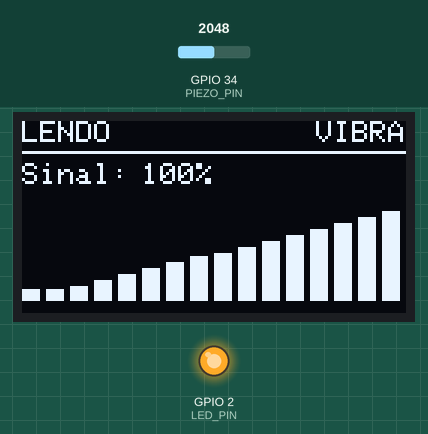
The sketch below on a simulated ESP32. On the bench: 128×64 one-colour display, output pins drawn as LEDs (lit = HIGH). The inputs (shaded band) are chosen by the test bench; at power-on: GPIO 34 (PIEZO_PIN) = 2048. What the sketch prints to the serial monitor is not drawn.

Above: at 1.7 s.
1.8 s: GPIO 34 (PIEZO_PIN) set to 134
At 2.9 s:
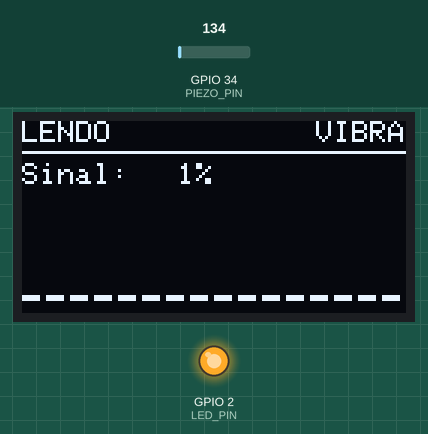
3.7 s: GPIO 34 (PIEZO_PIN) set to 109
At 4.4 s:
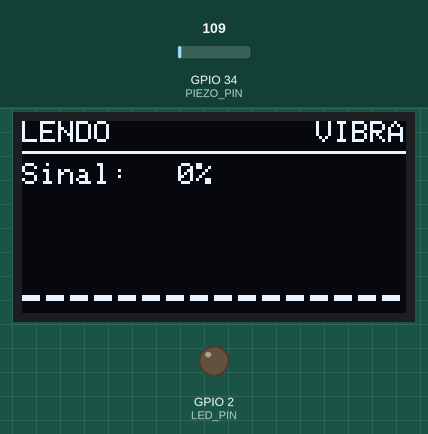
5.2 s: GPIO 34 (PIEZO_PIN) set to 1228
At 5.35 s:
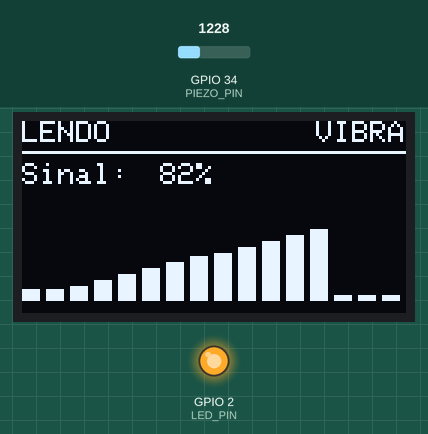
6.9 s: GPIO 34 (PIEZO_PIN) set to 80
At 7.04 s:
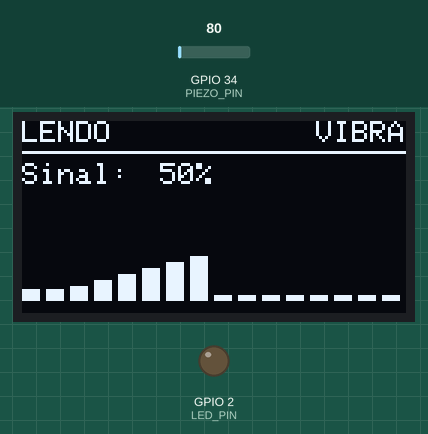
8.6 s: GPIO 34 (PIEZO_PIN) set to 2866
At 9.3 s:
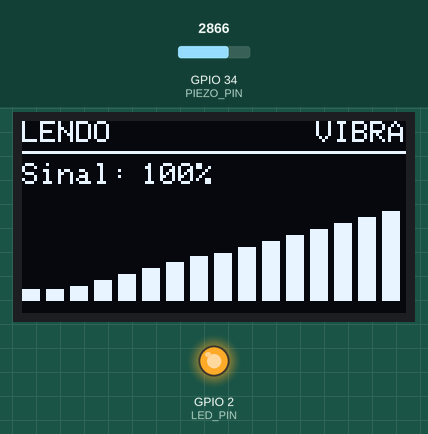
Timing chart, 0 to 11.1 s (numbered marks = the images above; inputs shaded):
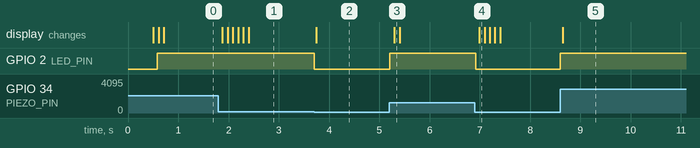

Measured:
- the behaviour switches between 121 and 120 on GPIO 34 (PIEZO_PIN) (found by bisection; images 1 and 2)
- after the input at 1.8 s, the display: first changes after 0.08 s (image 1 shows a later state)
- after the input at 3.7 s, GPIO 2 (LED_PIN): HIGH → LOW at once; the display: changes after 0.05 s (image 2)
- after the input at 5.2 s, GPIO 2 (LED_PIN): LOW → HIGH at once; the display: changes after 0.10 s (image 3)
- after the input at 6.9 s, GPIO 2 (LED_PIN): HIGH → LOW at once; the display: changes after 0.09 s (image 4)
- after the input at 8.6 s, GPIO 2 (LED_PIN): LOW → HIGH at once; the display: changes at once (image 5)

The sketch:

vibracional_acustico_20_05.ino
```cpp
/*
 * ============================================================
 * Sensor Vibroacustico - INMP441 OU Piezo + OLED
 * Projeto: Localizador Acustico de Vitimas
 *
 * Correção:
 * - Evita conflito ADC driver_ng x I2S legacy no ESP32 Arduino Core 3.x.
 * - O programa inicializa SOMENTE o sensor selecionado.
 *
 * Como usar:
 * - Para testar INMP441: deixe SENSOR_ATIVO = SENSOR_INMP441
 * - Para testar Piezo:   deixe SENSOR_ATIVO = SENSOR_PIEZO
 * ============================================================
 */

#include <Arduino.h>
#include <Wire.h>
#include <limits.h>

#include "interface_estado.h"
#include "interface_display.h"

// ============================================================
// SENSOR ATIVO
// ============================================================
// Use apenas um por vez para evitar conflito entre ADC e I2S legacy.
#define SENSOR_INMP441 1
#define SENSOR_PIEZO   2

#define SENSOR_ATIVO SENSOR_PIEZO
// #define SENSOR_ATIVO SENSOR_PIEZO

// ============================================================
// Imports condicionais
// ============================================================
#if SENSOR_ATIVO == SENSOR_INMP441
  #include <driver/i2s.h>
#endif

// ============================================================
// Display OLED I2C
// ============================================================
// OLED:
// VCC     -> 3V3
// GND     -> GND
// SCK/SCL -> GPIO 22
// SDA     -> GPIO 21
#define OLED_SDA 21
#define OLED_SCL 22

// ============================================================
// Pinos I2S - INMP441
// ============================================================
// INMP441:
// VDD -> 3V3
// GND -> GND
// WS  -> GPIO 25
// SCK -> GPIO 14
// SD  -> GPIO 26
// L/R -> GND
#if SENSOR_ATIVO == SENSOR_INMP441
  #define I2S_WS    25
  #define I2S_SCK   14
  #define I2S_SD    26
  #define I2S_PORT  I2S_NUM_0
  #define BUFFER_LEN 128

  int32_t samplesBuffer[BUFFER_LEN];
#endif

// ============================================================
// Piezo
// ============================================================
// Piezo:
// sinal protegido -> GPIO34
// GND             -> GND
//
// Proteção mínima recomendada:
// Piezo sinal -> resistor série 100k -> GPIO34
// GPIO34 -> resistor 1M -> GND
// Outro lado do piezo -> GND
#if SENSOR_ATIVO == SENSOR_PIEZO
  #define PIEZO_PIN 34
#endif

#define LED_PIN 2

const int PIEZO_THRESHOLD = 120;
const int PIEZO_PARA_100 = 900;

float envelopePiezo = 0.0f;
const float ALPHA_PIEZO = 0.20f;

// ============================================================
// Filtros do INMP441 - 16000 Hz
// ============================================================
#if SENSOR_ATIVO == SENSOR_INMP441
  const float ALPHA_300 = 0.11f;
  const float ALPHA_3000 = 0.54f;

  float grave1_lastY = 0.0f;
  float grave2_lastY = 0.0f;

  float voz_lp1_lastY = 0.0f;
  float voz_lp2_lastY = 0.0f;

  float envelopeVoz = 0.0f;
  const float ALPHA_ENVELOPE = 0.05f;

  const int32_t LIMIAR_VOZ = 1200;
  const float ENVELOPE_PARA_100 = 5000.0f;

  bool vozDetectada = false;
#endif

bool impactoDetectado = false;

// ============================================================
// Estado do sistema
// ============================================================
EstadoSistema estadoAtual = ESTADO_RECEBENDO_SINAIS;

#if SENSOR_ATIVO == SENSOR_INMP441
  ModoOperacao modoAtual = MODO_ACUSTICO;
#else
  ModoOperacao modoAtual = MODO_VIBRACIONAL;
#endif

uint8_t nivelSinalAtual = 0;

unsigned long ultimoRefreshDisplay = 0;
const unsigned long INTERVALO_DISPLAY_MS = 100;

// ============================================================
// Protótipos
// ============================================================
#if SENSOR_ATIVO == SENSOR_INMP441
  void setupI2S();
  uint8_t lerNivelVozINMP441();
  uint8_t mapearEnvelopeVozParaNivel(float envelope);
#endif

#if SENSOR_ATIVO == SENSOR_PIEZO
  uint8_t lerNivelPiezo();
  uint8_t mapearPiezoParaNivel(float envelope);
#endif

uint8_t lerNivelDoSinal();

// ============================================================
// Setup
// ============================================================
void setup() {
  Serial.begin(115200);
  delay(500);

  pinMode(LED_PIN, OUTPUT);
  digitalWrite(LED_PIN, LOW);

  Wire.begin(OLED_SDA, OLED_SCL);

  if (!displayIniciar()) {
    Serial.println("ERRO: falha ao iniciar display SSD1306");

    while (true) {
      delay(1000);
    }
  }

#if SENSOR_ATIVO == SENSOR_INMP441
  setupI2S();

  Serial.println("Sensor vibroacustico iniciado");
  Serial.println("Modo ativo: ACUSTICO / INMP441");
  Serial.println("INMP441: WS=25, SCK=14, SD=26");
#else
  // Não chamamos analogSetPinAttenuation() para evitar conflito ADC driver_ng.
  // analogRead() simples é suficiente para este teste inicial.
  pinMode(PIEZO_PIN, INPUT);

  Serial.println("Sensor vibroacustico iniciado");
  Serial.println("Modo ativo: VIBRACIONAL / PIEZO");
  Serial.println("Piezo: GPIO34");
#endif

  displayRenderizar(estadoAtual, modoAtual, 0);
}

// ============================================================
// Loop
// ============================================================
void loop() {
  nivelSinalAtual = lerNivelDoSinal();

  unsigned long agora = millis();

  if (agora - ultimoRefreshDisplay >= INTERVALO_DISPLAY_MS) {
    ultimoRefreshDisplay = agora;
    displayRenderizar(estadoAtual, modoAtual, nivelSinalAtual);
  }

  delay(15);
}

// ============================================================
// Leitura por modo
// ============================================================
uint8_t lerNivelDoSinal() {
#if SENSOR_ATIVO == SENSOR_INMP441
  return lerNivelVozINMP441();
#else
  return lerNivelPiezo();
#endif
}

// ============================================================
// INMP441
// ============================================================
#if SENSOR_ATIVO == SENSOR_INMP441

void setupI2S() {
  i2s_config_t i2s_config = {
    .mode = (i2s_mode_t)(I2S_MODE_MASTER | I2S_MODE_RX),
    .sample_rate = 16000,
    .bits_per_sample = I2S_BITS_PER_SAMPLE_32BIT,
    .channel_format = I2S_CHANNEL_FMT_ONLY_LEFT,
    .communication_format = I2S_COMM_FORMAT_STAND_I2S,
    .intr_alloc_flags = ESP_INTR_FLAG_LEVEL1,
    .dma_buf_count = 8,
    .dma_buf_len = BUFFER_LEN,
    .use_apll = false,
    .tx_desc_auto_clear = false,
    .fixed_mclk = 0
  };

  i2s_pin_config_t pin_config = {
    .bck_io_num = I2S_SCK,
    .ws_io_num = I2S_WS,
    .data_out_num = I2S_PIN_NO_CHANGE,
    .data_in_num = I2S_SD
  };

  esp_err_t err = i2s_driver_install(I2S_PORT, &i2s_config, 0, NULL);

  if (err != ESP_OK) {
    Serial.print("ERRO i2s_driver_install: ");
    Serial.println(err);

    while (true) {
      delay(1000);
    }
  }

  err = i2s_set_pin(I2S_PORT, &pin_config);

  if (err != ESP_OK) {
    Serial.print("ERRO i2s_set_pin: ");
    Serial.println(err);

    while (true) {
      delay(1000);
    }
  }

  i2s_zero_dma_buffer(I2S_PORT);
}

uint8_t lerNivelVozINMP441() {
  size_t bytesRead = 0;

  esp_err_t result = i2s_read(
    I2S_PORT,
    samplesBuffer,
    sizeof(samplesBuffer),
    &bytesRead,
    portMAX_DELAY
  );

  if (result != ESP_OK || bytesRead == 0) {
    vozDetectada = false;
    return 0;
  }

  int samplesRead = bytesRead / sizeof(int32_t);

  if (samplesRead == 0) {
    vozDetectada = false;
    return 0;
  }

  int32_t maxVoz = INT32_MIN;
  int32_t minVoz = INT32_MAX;

  for (int i = 0; i < samplesRead; i++) {
    float x = (float)(samplesBuffer[i] >> 16);

    float y_grave1 =
      (ALPHA_300 * x) +
      ((1.0f - ALPHA_300) * grave1_lastY);

    grave1_lastY = y_grave1;

    float y_grave2 =
      (ALPHA_300 * y_grave1) +
      ((1.0f - ALPHA_300) * grave2_lastY);

    grave2_lastY = y_grave2;

    float y_sem_graves = x - y_grave2;

    float y_voz_lp1 =
      (ALPHA_3000 * y_sem_graves) +
      ((1.0f - ALPHA_3000) * voz_lp1_lastY);

    voz_lp1_lastY = y_voz_lp1;

    float y_voz_lp2 =
      (ALPHA_3000 * y_voz_lp1) +
      ((1.0f - ALPHA_3000) * voz_lp2_lastY);

    voz_lp2_lastY = y_voz_lp2;

    int32_t sample_voz = (int32_t)y_voz_lp2;

    if (sample_voz > maxVoz) {
      maxVoz = sample_voz;
    }

    if (sample_voz < minVoz) {
      minVoz = sample_voz;
    }
  }

  float volumeVozBruto = maxVoz - minVoz;

  envelopeVoz =
    (ALPHA_ENVELOPE * volumeVozBruto) +
    ((1.0f - ALPHA_ENVELOPE) * envelopeVoz);

  vozDetectada = envelopeVoz > LIMIAR_VOZ;

  int32_t linhaAlarmeVoz = vozDetectada ? 5000 : 0;
  uint8_t nivel = mapearEnvelopeVozParaNivel(envelopeVoz);

  digitalWrite(LED_PIN, vozDetectada ? HIGH : LOW);

  Serial.print("Modo:ACUSTICO,");
  Serial.print("Base(Zero):0,");
  Serial.print("Deteccao_Voz:");
  Serial.print(linhaAlarmeVoz);
  Serial.print(",");
  Serial.print("EnvelopeVoz:");
  Serial.print(envelopeVoz);
  Serial.print(",");
  Serial.print("Nivel:");
  Serial.println(nivel);

  return nivel;
}

uint8_t mapearEnvelopeVozParaNivel(float envelope) {
  if (envelope <= 0.0f) {
    return 0;
  }

  float normalizado = envelope / ENVELOPE_PARA_100;
  int nivel = (int)(normalizado * 100.0f);

  if (nivel < 0) {
    nivel = 0;
  }

  if (nivel > 100) {
    nivel = 100;
  }

  return (uint8_t)nivel;
}

#endif

// ============================================================
// Piezo
// ============================================================
#if SENSOR_ATIVO == SENSOR_PIEZO

uint8_t lerNivelPiezo() {
  int valor = analogRead(PIEZO_PIN);

  impactoDetectado = valor > PIEZO_THRESHOLD;

  digitalWrite(LED_PIN, impactoDetectado ? HIGH : LOW);

  int valorUtil = valor - PIEZO_THRESHOLD;

  if (valorUtil < 0) {
    valorUtil = 0;
  }

  envelopePiezo =
    (ALPHA_PIEZO * valorUtil) +
    ((1.0f - ALPHA_PIEZO) * envelopePiezo);

  uint8_t nivel = mapearPiezoParaNivel(envelopePiezo);

  Serial.print("Modo:VIBRACIONAL,");
  Serial.print("Piezo:");
  Serial.print(valor);
  Serial.print(",");
  Serial.print("Impacto:");
  Serial.print(impactoDetectado ? 5000 : 0);
  Serial.print(",");
  Serial.print("EnvelopePiezo:");
  Serial.print(envelopePiezo);
  Serial.print(",");
  Serial.print("Nivel:");
  Serial.println(nivel);

  return nivel;
}

uint8_t mapearPiezoParaNivel(float envelope) {
  if (envelope <= 0.0f) {
    return 0;
  }

  float normalizado = envelope / PIEZO_PARA_100;
  int nivel = (int)(normalizado * 100.0f);

  if (nivel < 0) {
    nivel = 0;
  }

  if (nivel > 100) {
    nivel = 100;
  }

  return (uint8_t)nivel;
}

#endif
```

interface_display.cpp
```cpp
#include "interface_display.h"

#include <Wire.h>
#include <Adafruit_GFX.h>
#include <Adafruit_SSD1306.h>

// ---------- Configuracao do display ----------
static const uint8_t LARGURA = 128;
static const uint8_t ALTURA  = 64;
static const uint8_t ENDERECO_I2C = 0x3C;

// Display OLED SSD1306 128x64 via I2C
static Adafruit_SSD1306 oled(LARGURA, ALTURA, &Wire, -1);

// ---------- Layout das barras ----------
static const uint8_t N_BARRAS = 16;
static const uint8_t BARRA_LARGURA = 6;
static const uint8_t BARRA_ESPACAMENTO = 2;

static const uint8_t BARRAS_AREA_Y = 30;
static const uint8_t BARRAS_AREA_ALTURA = 30;

// ---------- Prototipos internos ----------
static void telaDesligado();
static void telaAguardandoComando(ModoOperacao modo);
static void telaRecebendoSinais(ModoOperacao modo, uint8_t nivel);

static const char* obterNomeModo(ModoOperacao modo);
static void desenharCabecalho(const char* titulo, ModoOperacao modo);
static void desenharBarrasIntensidade(uint8_t nivel);

// ---------- API publica ----------

bool displayIniciar() {
  if (!oled.begin(SSD1306_SWITCHCAPVCC, ENDERECO_I2C)) {
    return false;
  }

  oled.clearDisplay();
  oled.display();

  return true;
}

void displayRenderizar(
  EstadoSistema estado,
  ModoOperacao modo,
  uint8_t nivelSinal
) {
  oled.clearDisplay();

  switch (estado) {
    case ESTADO_DESLIGADO:
      telaDesligado();
      break;

    case ESTADO_AGUARDANDO_COMANDO:
      telaAguardandoComando(modo);
      break;

    case ESTADO_RECEBENDO_SINAIS:
      telaRecebendoSinais(modo, nivelSinal);
      break;
  }

  oled.display();
}

// ---------- Helpers internos ----------

static const char* obterNomeModo(ModoOperacao modo) {
  if (modo == MODO_ACUSTICO) {
    return "ACUST";
  }

  return "VIBRA";
}

static void desenharCabecalho(const char* titulo, ModoOperacao modo) {
  oled.setTextSize(1);
  oled.setTextColor(SSD1306_WHITE);

  // Titulo do estado
  oled.setCursor(0, 0);
  oled.print(titulo);

  // Modo atual alinhado a direita
  const char* nomeModo = obterNomeModo(modo);
  oled.setCursor(LARGURA - 30, 0);
  oled.print(nomeModo);

  // Linha separadora
  oled.drawLine(0, 10, LARGURA - 1, 10, SSD1306_WHITE);
}

static void desenharBarrasIntensidade(uint8_t nivel) {
  if (nivel > 100) {
    nivel = 100;
  }

  uint8_t barrasAcesas = (uint16_t)nivel * N_BARRAS / 100;

  if (barrasAcesas > N_BARRAS) {
    barrasAcesas = N_BARRAS;
  }

  for (uint8_t i = 0; i < N_BARRAS; i++) {
    uint8_t x = i * (BARRA_LARGURA + BARRA_ESPACAMENTO);

    // Altura crescente para criar efeito de medidor/VU.
    uint8_t alturaMax = BARRAS_AREA_ALTURA * (i + 1) / N_BARRAS;

    if (alturaMax < 4) {
      alturaMax = 4;
    }

    uint8_t y = BARRAS_AREA_Y + (BARRAS_AREA_ALTURA - alturaMax);

    if (i < barrasAcesas) {
      oled.fillRect(
        x,
        y,
        BARRA_LARGURA,
        alturaMax,
        SSD1306_WHITE
      );
    } else {
      // Referencia visual da barra apagada.
      oled.drawRect(
        x,
        BARRAS_AREA_Y + BARRAS_AREA_ALTURA - 2,
        BARRA_LARGURA,
        2,
        SSD1306_WHITE
      );
    }
  }
}

// ---------- Telas ----------

static void telaDesligado() {
  oled.setTextColor(SSD1306_WHITE);

  oled.setTextSize(1);
  oled.setCursor(28, 20);
  oled.print("SISTEMA");

  oled.setTextSize(2);
  oled.setCursor(20, 32);
  oled.print("DESLIGADO");
}

static void telaAguardandoComando(ModoOperacao modo) {
  desenharCabecalho("LIGADO", modo);

  oled.setTextSize(1);
  oled.setTextColor(SSD1306_WHITE);

  oled.setCursor(8, 22);
  oled.print("Aguardando comando");

  oled.setCursor(0, 40);
  oled.print("[INI] iniciar leitura");

  oled.setCursor(0, 52);
  oled.print("[MOD] trocar modo");
}

static void telaRecebendoSinais(ModoOperacao modo, uint8_t nivel) {
  desenharCabecalho("LENDO", modo);

  if (nivel > 100) {
    nivel = 100;
  }

  oled.setTextSize(1);
  oled.setTextColor(SSD1306_WHITE);

  oled.setCursor(0, 14);
  oled.print("Sinal:");

  oled.setCursor(40, 14);

  if (nivel < 10) {
    oled.print("  ");
  } else if (nivel < 100) {
    oled.print(" ");
  }

  oled.print(nivel);
  oled.print("%");

  desenharBarrasIntensidade(nivel);
}
```

interface_display.h
```cpp
#ifndef INTERFACE_DISPLAY_H
#define INTERFACE_DISPLAY_H

#include <Arduino.h>
#include "interface_estado.h"

// Inicializa o display SSD1306.
// Retorna true em caso de sucesso.
bool displayIniciar();

// Renderiza a tela completa de acordo com o estado atual.
// nivelSinal: 0..100.
// Usado principalmente em ESTADO_RECEBENDO_SINAIS.
void displayRenderizar(
  EstadoSistema estado,
  ModoOperacao modo,
  uint8_t nivelSinal
);

#endif
```

interface_estado.h
```cpp
#ifndef INTERFACE_ESTADO_H
#define INTERFACE_ESTADO_H

// Estados do ciclo de operacao da unidade de processamento.
// Corresponde ao diagrama de estados do sensor vibroacustico.
enum EstadoSistema {
  ESTADO_DESLIGADO,
  ESTADO_AGUARDANDO_COMANDO,
  ESTADO_RECEBENDO_SINAIS
};

// Modo de operacao do sensor.
// Acustico: captura via microfone INMP441.
// Vibracional: reservado para sensor de contato/estrutura.
enum ModoOperacao {
  MODO_ACUSTICO,
  MODO_VIBRACIONAL
};

#endif
```
